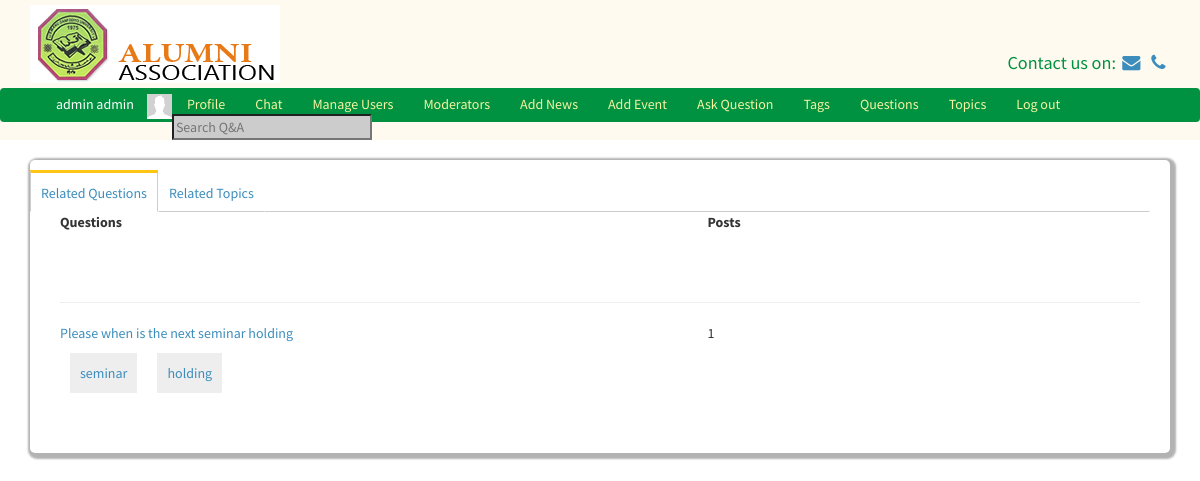
Screenshot of /viewTags.php?id=3 (signed in) with the database file from the repository.
### tables this page shows
CREATE TABLE `users` (
  `id` int(11) NOT NULL,
  `first_name` varchar(255) NOT NULL,
  `last_name` varchar(255) NOT NULL,
  `username` varchar(255) NOT NULL,
  `password` varchar(255) NOT NULL,
  `salt` varchar(64) NOT NULL,
  `email` varchar(255) NOT NULL,
  `user_type` int(11) NOT NULL,
  `profile_picture` varchar(1024) NOT NULL,
  `online` int(11) NOT NULL DEFAULT '0',
  `year_of_graduation` varchar(255) DEFAULT NULL,
  `phone_number` varchar(255) DEFAULT NULL,
  `place_of_work` text,
  `department` text,
  `address` text
);

CREATE TABLE `question_tags` (
  `id` int(11) NOT NULL,
  `question_id` int(11) NOT NULL,
  `tag_id` int(11) NOT NULL
);

CREATE TABLE `questions` (
  `id` int(11) NOT NULL,
  `question` text NOT NULL,
  `description` text NOT NULL,
  `author_id` int(11) NOT NULL,
  `create_time` int(11) NOT NULL,
  `status` int(11) NOT NULL,
  `category_id` int(11) NOT NULL
);

CREATE TABLE `tags` (
  `id` int(11) NOT NULL,
  `name` varchar(255) NOT NULL,
  `description` text NOT NULL,
  `count` int(11) NOT NULL
);

### classes/DB.php (called while the page is built, shortened)
<?php
class DB{
	private static $_instance = null;
	private 	$_pdo,
				$_query,
				$_error = false,
				$_results,
				$_count = 0;
	private function __construct(){
		try {
			$this->_pdo = new PDO('mysql:host='.Config::get('mysql/host').';dbname='.Config::get('mysql/db'), Config::get('mysql/username'), Config::get('mysql/password'));
		}
		catch(PDOException $e){
			die($e->getMessage());
		}
	}
	public static function getInstance()
	{
		if (!isset(self::$_instance))
		{
			self::$_instance = new DB();
		}
		return self::$_instance;
	}
	public function query($sql, $params = [])
	{
		$this->_error = false;
		if($this->_query = $this->_pdo->prepare($sql)){
				$x = 1;
			if (count($params)){
				foreach($params as $param){
					$this->_query->bindValue($x, $param);
					$x++;
				}
			}
				if($this->_query->execute()){
					$this->_results = $this->_query->fetchAll(PDO::FETCH_OBJ);
					$this->_count = $this->_query->rowCount();
				}
				else{
					$this->_error = true;
				}
				}
				return $this;
		}
		public function error(){
			return $this->_error;
		}
		private function action($action, $table, $where = []){
			if (count($where) === 3)
			{
				$operators = ['=','>=','<=','<','>','!='];
					$field = $where[0];
					$operator = $where[1];
					$value = $where[2];
					if(in_array($operator, $operators)){
						$sql = "{$action} FROM {$table} WHERE {$field} {$operator} ?";
						if(!$this->query($sql, [$value])->error())
						{
							return $this;
						}
					}
			}
			return false;
		}
		public function get($table, $where){
			return $this->action('SELECT *', $table, $where);
		}
		public function results()
		{
			return $this->_results;
		}
		public function first(){
			if($this->results()){
			return $this->results()[0];
			}else {
				return false;
			}
		}
		public function counter(){
			return $this->_count;
		}
	}
?>

### classes/Config.php (called while the page is built)
<?php
class Config{
	public static function get($path)
	{
		if($path){
			$config = $GLOBALS['config'];
			$path = explode('/', $path);
			foreach ($path as $bit){
				if(isset($config[$bit])){
					$config = $config[$bit];
				}
			}
			return $config;
		}
		return false;
	}
}
?>

### classes/User.php (called while the page is built, shortened)
<?php
class User
{
	private $_session_name, $_isLoggedIn, $_activeRecord, $_error, $_db, $_online;
	public function __construct($user = null){
		$this->_activeRecord = new ActiveRecord('users');
		$this->_session_name = Config::get('session/session_name');
		if(!$user){
				if(Session::exists($this->_session_name)){
						$user = Session::get($this->_session_name);
						if($this->_activeRecord->find($user))
						{
								$this->_isLoggedIn = true;
						}
				}
		}
		else{
				$this->_activeRecord->find($user);
		}
}
		public function activeRecord(){
			return $this->_activeRecord;
		}
	public function isLoggedIn(){
		return $this->_isLoggedIn;
	}
	public function isAdmin(){
		if($this->_activeRecord->data()->user_type == 1)
		{
			return true;
		}
	}
}
?>

### classes/Session.php (called while the page is built, shortened)
<?php
class Session {
	public static function exists($tokenName)
		{
			return (isset($_SESSION[$tokenName])) ? true: false;
		}
	public static function get($name){
		return $_SESSION[$name];
	}
}
?>

### classes/ActiveRecord.php (called while the page is built, shortened)
<?php
class ActiveRecord{
	private $_db, $_table, $_data;
	public function __construct($tableName){
		$this->_db = DB::getInstance();
		$this->_table = $tableName;
	}
	public function find($user = null){
		if($user){
			$field = (is_numeric($user))? 'id' : 'username';
			$data = $this->_db->get($this->_table, [$field,'=',$user]);
			if($data->counter()){
			$this->_data = $data->first();
				return true;
			}
			else{
				return false;
			}
		}
	}
	public function data()
	{
		return $this->_data;
	}
	public function hasMany($table, $where){
foreach ($where as $key => $value) {
			$field = $key;
			$id = $value;
		}
		if($data = $this->_db->get($table, [$field, '=', $id])){
			return $this->_db->results();
					}else{
			return false;
		}
	}
	public function relate($where = []){
		foreach ($where as $key => $value) {
			$field = $key;
			$id = $value;
		}
		if($data = $this->_db->get($this->_table, [$field, '=', $id])){
			$this->_data = $data->first();
			return true;
		}else{
			return false;
		}
	}
}
?>

### classes/QuestionTag.php (called while the page is built, shortened)
<?php
class QuestionTag
{
    private $_db, $_activeRecord, $_error;
    public function __construct()
    {
        $this->_activeRecord = new ActiveRecord(self::tableName());
    }
    public static function tableName(){
        return 'question_tags';
    }
    public function activeRecord(){
        return $this->_activeRecord;
    }
}
?>

### functions/sanitize.php (called while the page is built, shortened)
<?php
function escape($string)
{
	return htmlentities($string, ENT_QUOTES, 'UTF-8');
}
?>

### classes/Input.php (called while the page is built, shortened)
<?php
class Input
{
	public static function get($item)
	{
		if(isset($_POST[$item]))
		{
			return escape($_POST[$item]);
		}
		elseif (isset($_GET[$item])) {
			return escape($_GET[$item]);
		}
		return '';
	}
}
?>

### classes/Questions.php (called while the page is built, shortened)
<?php
class Questions
{
    private $_db, $_activeRecord, $_error;
    public function __construct()
    {
        $this->_activeRecord = new ActiveRecord(self::tableName());
    }
    public static function tableName(){
        return 'questions';
    }
    public function activeRecord(){
        return $this->_activeRecord;
    }
    public function getPostCount($id){
        return count($this->_activeRecord->hasMany(Post::tableName(), ['question_id'    =>  $id]));
    }
}
?>

### classes/Tags.php (called while the page is built, shortened)
<?php
class Tags
{
    private $_db, $_activeRecord, $_error;
    public function __construct()
    {
        $this->_activeRecord = new ActiveRecord(self::tableName());
    }
    public static function tableName(){
        return 'tags';
    }
    public function activeRecord(){
        return $this->_activeRecord;
    }
}
?>

### classes/Post.php (called while the page is built, shortened)
<?php
class Post
{
    public static function tableName(){
        return 'post';
    }
}
?>

### viewTags.php (the view, shortened to what this page needs)
<body>
<?php
Template::start();
?>
<div class="row">
    <div class="container">
        <div class="tabs">
            <div class="tab-item tab-active" id="index-1">
                <a href="#">Related Questions</a>
            </div>
            <div class="tab-item tab-inactive" id="index-2">
                <a href="#">Related Topics</a>
            </div>
            <div class="tab-line">
            </div>
        </div>
    </div>
</div>
<div class="row">
    <div class="container">
        <div id="index-1-tab">
        <div class="tab-1">
            <div class="col-md-12">
                <div class="col-md-7"><strong>Questions</strong></div>
                <div class="col-md-1"><strong>Posts</strong></div>
                <?php
                $this_tag = new QuestionTag();
                $all = $this_tag->activeRecord()->hasMany(QuestionTag::tableName(), ['tag_id'  =>Input::get('id')]);
                foreach ($all as $data) {
                    $q = new Questions();
                    $q->activeRecord()->relate(['id'    =>  $data->question_id]);
                    $question = $q->activeRecord()->data();
                    $tags = $q->activeRecord()->hasMany(QuestionTag::tableName(),['question_id'   =>  $question->id]);
                    ?>
                    <div class="question">
                        <div class="col-md-12">
                            <hr>
                        </div>
                        <div class="col-md-7">
                            <a href="viewquestions.php?id=<?= $question->id?>"><?= $question->question?></a>
                            <div>
                                <?php
                                foreach ($tags as $t) {
                                    $data  = new Tags();
                                    $data->activeRecord()->relate(['id' =>  $t->tag_id]);
                                    $tag = $data->activeRecord()->data();
                                    ?>
                                    <div class="">
                    <span class="ini-tags"><a href="viewTags.php?id=<?=$tag->id?>">
                    <?php $char = ['_', '-'];
                    $str = str_replace($char," ", $tag->name);
                    echo $str;
                    ?>
                        </a></span>
                                    </div>
                                    <?php
                                }
                                ?>
                            </div>
                        </div>
                        <div class="col-md-1">
                            <?= $q->getPostCount($question->id)
                            ?>
                        </div>
                    </div>
                    <?php
                }
                ?>
            </div>
        </div>
            </div>
    </div>
</div>
</body>

### classes/Template.php (shortened to what this page needs)
<?php
class Template
{
    public static function start(){
        $user = new User();
        echo '
        <div style="margin-bottom: 100px">
  <header style="position: fixed; top: 0; width: 100%; z-index: 200; background-color: floralwhite">
  <div class="container">
<div class="row">
    <div style="margin: 5px"></div>
    <div class="col-md-6"><img src="img/logo.png"></div>
    <div class="col-md-6">
        <div style="color: #009241; padding-top:45px; font-size: 1.3em" class="pull-right">Contact us on:
            <a href="mailto:ifo@cjinnovators.com"><i class="fa fa-fw fa-envelope"></i></a>
            <a href="tel:07037350494"><i class="fa fa-fw fa-phone"></i> </a>
        </div>
    </div>
</div>
</div>
<div style="margin: 5px"></div>
<nav class="navbar top-link" style="background-color:#009241; padding-bottom: 0; margin-bottom: 0 ">
    <div class="container-fluid" style="padding-bottom: 0; margin-bottom: 0" >
      ';
        if ($user->isLoggedIn()) {
            echo '
                <div class="chat-box">
                    <div onClick="$(\'.chat-box\').hide()" class="pull-right" style="cursor: pointer;">&times</div>
                    <div class="chatBoxBody">
                    </div>
                </div>
              <ul class="navbar-nav navbar-left top-link-links">
              <li style="color: #ffffff; margin-right: 13px;"> '.$user->activeRecord()->data()->first_name.' '.$user->activeRecord()->data()->last_name.' </li>
              <li><img src="'.$user->activeRecord()->data()->profile_picture.'" height="25px"></li>
          <li><a href="profile.php" class="navbar-link">Profile</a></li>
          <li><a id="chat-btn" style="cursor: pointer;" class="navbar-link">Chat</a></li>';
          if($user->isAdmin()){
         echo'
          <li><a href="manageUsers.php">Manage Users</a></li>
        <li><a href="moderator.php">Moderators</a></li>
        <li><a href="addnews.php">Add News</a></li>
        <li><a href="addevents.php">Add Event</a></li>
            ';
        }if ($user->isModerator()){
                echo '<li ><a href="categories.php">Manage Categories</a></li>';
            }
         echo '
            <li><a href="ask.php">Ask Question</a></li>
            <li><a href="tags.php">Tags</a></li>
            <li><a href="questions.php">Questions</a></li>
            <li><a href="topics.php">Topics</a></li>
          <li><a href="logout.php" class="navbar-link">Log out</a></li>
          <li><input type="text" id="search" class="nav-input" placeholder="Search Q&A"></li>
        </ul>
            ';
        }
        echo '
      </div>
    </nav>
  </header>
</div>
<div class="container">
        <div class="main-content">
<div class="row">
  <div class="container">
    <div class="">
    </div>
  </div>
</div>
        ';
    }
}

### rows the page displays
users: first_name "admin", last_name "admin", profile_picture (picture)
question_tags: question.question "Please when is the next seminar holding", tag.name "seminar", id "1"
question_tags: tag.name "holding"
